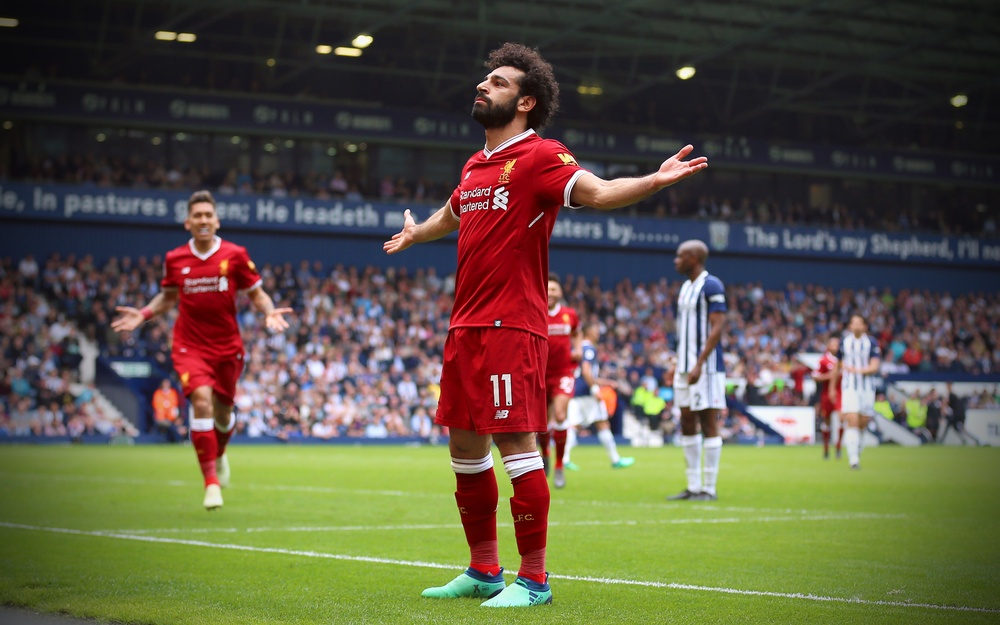
#> input picture images/salah.jpg, 1000 x 625 px, shrunk from 3840 x 2400 before the run
$ jupyter execute 13NegativeImage.ipynb
#> lines starting #> are read from the running program, lines starting #| are printed output that depends on the picture
[cell 1]
import cv2
import matplotlib.pyplot as plt
import os
import numpy as np

# Define the image path
image_path = os.path.join("../images", "salah.jpg")

# Load the image in BGR format (default in OpenCV)
image_bgr = cv2.imread(image_path)
#> image_bgr is the input picture: shape (625, 1000, 3); mean B, G, R 67.8, 86.5, 92.2

# Convert BGR to RGB for correct color visualization in Matplotlib
image_rgb = cv2.cvtColor(image_bgr, cv2.COLOR_BGR2RGB)

# Load the grayscale image
gray_image = cv2.imread(image_path, cv2.IMREAD_GRAYSCALE)
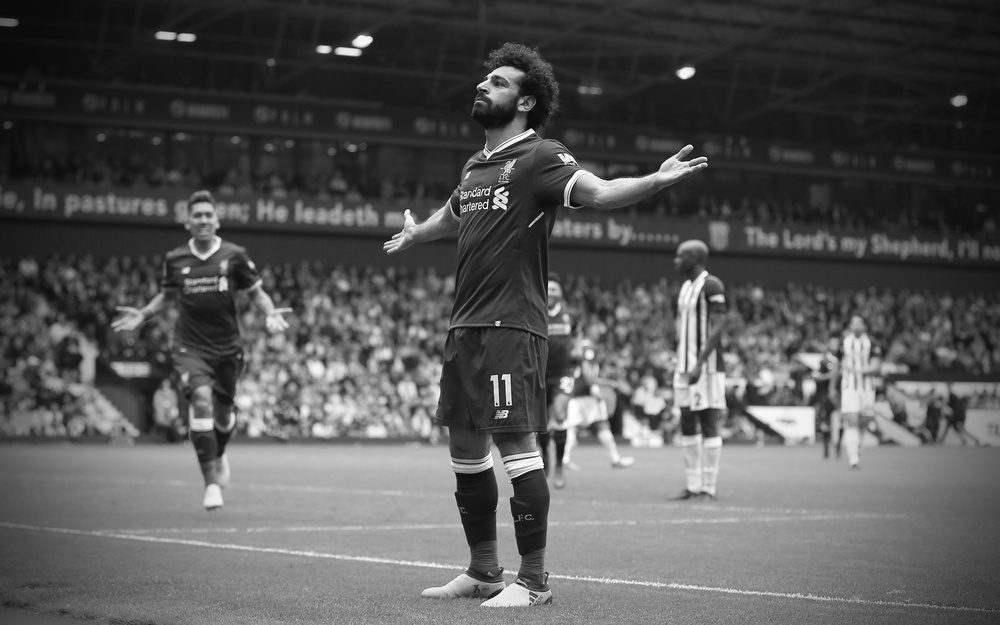
#> gray_image: shape (625, 1000); min 2, max 255, mean 86

# Function to display the image
def show_image(title, img, cmap=None):
    plt.figure(figsize=(6,6))
    plt.imshow(img, cmap=cmap)
    plt.title(title)
    plt.axis("off")
    plt.show()

# Display the image in RGB format
show_image("Original Image (RGB)", image_rgb)

[cell 2]
negative_image=255-gray_image
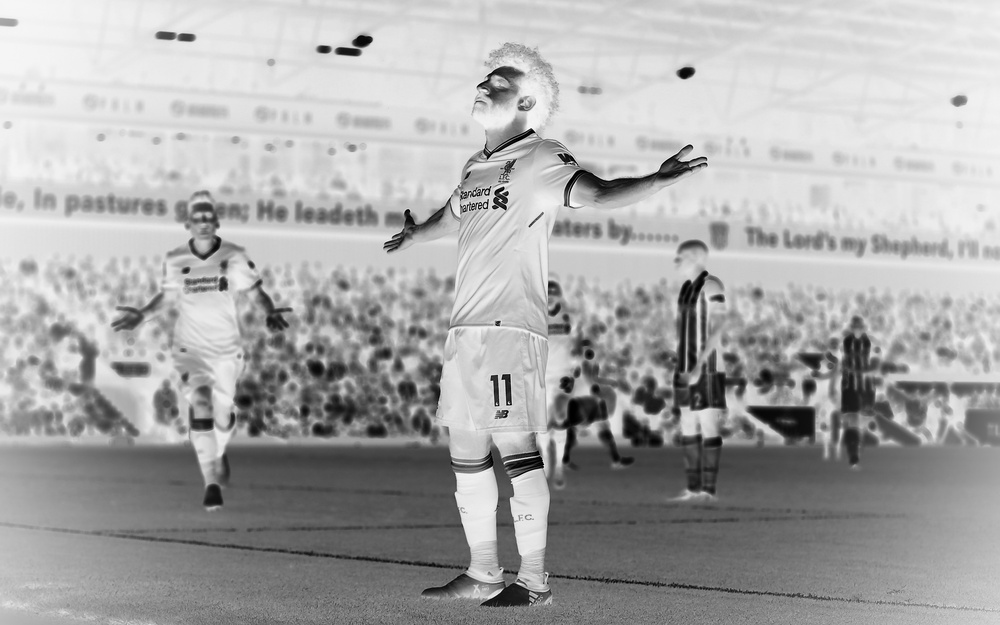
#> negative_image: shape (625, 1000); min 0, max 253, mean 169
show_image("Negative Image", negative_image)

$ run again, with images/AI-01.jpeg copied over images/salah.jpg
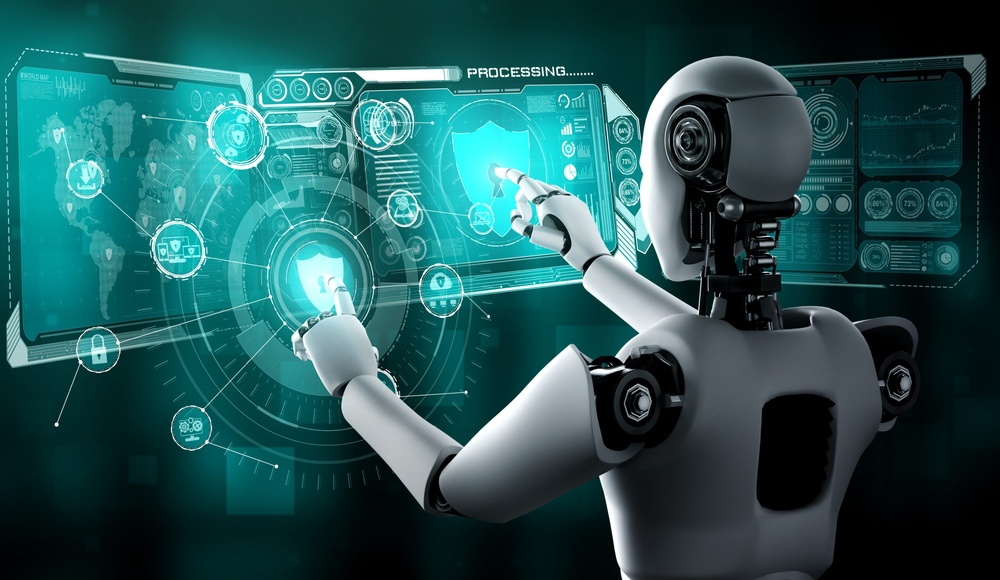
#> input picture images/AI-01.jpeg, 1000 x 580 px, shrunk from 2560 x 1486 before the run
#> image_bgr is the input picture: shape (580, 1000, 3); mean B, G, R 87, 85.7, 35.5
#> `gray_image = cv2.imread(image_path, cv2.IMREAD_GRAYSCALE)`:
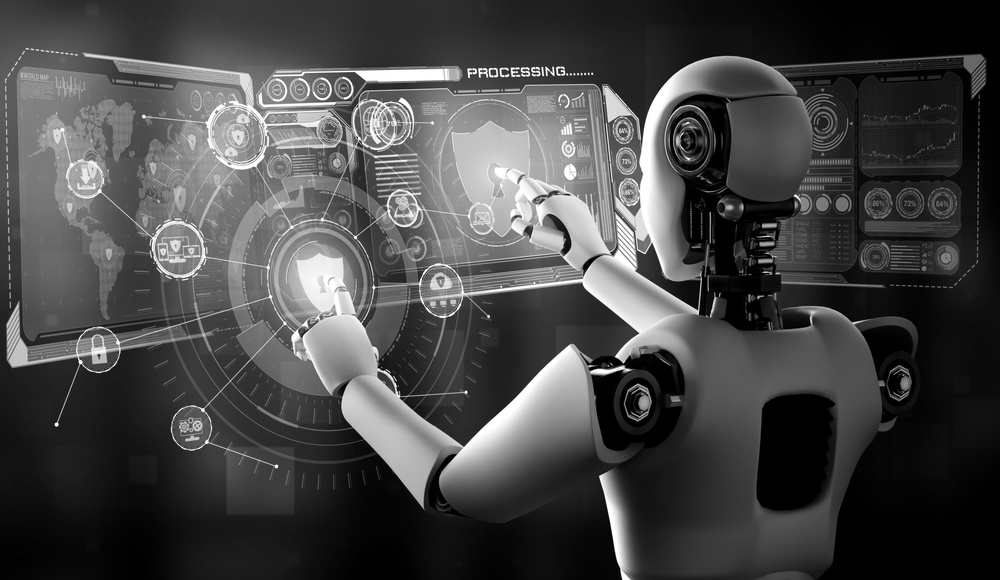
#> gray_image: shape (580, 1000); min 0, max 255, mean 70.8
#> `negative_image=255-gray_image`:
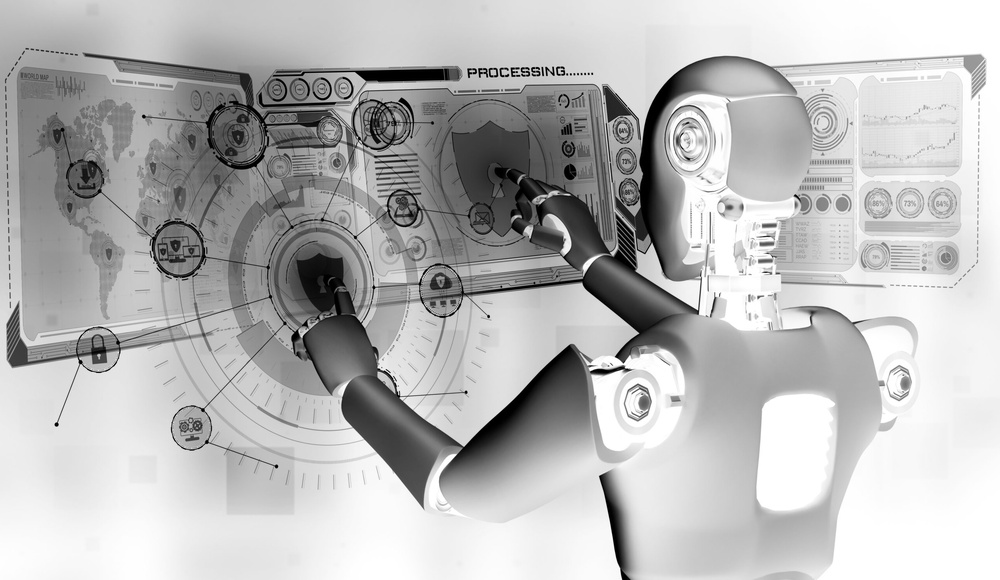
#> negative_image: shape (580, 1000); min 0, max 255, mean 184.2

$ run again, with images/AI-02.jpeg copied over images/salah.jpg
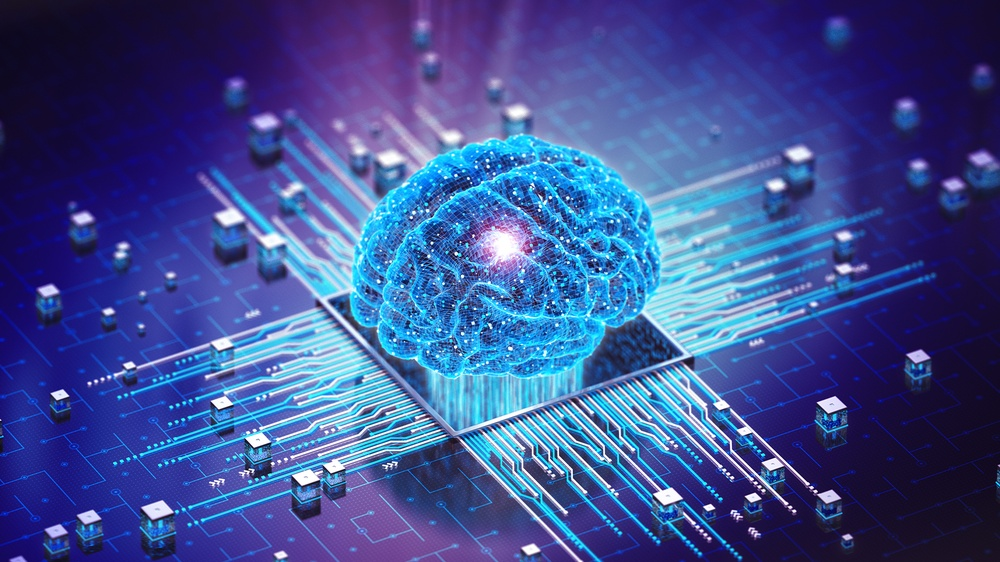
#> input picture images/AI-02.jpeg, 1000 x 562 px, shrunk from 1920 x 1080 before the run
#> image_bgr is the input picture: shape (562, 1000, 3); mean B, G, R 144.3, 78.7, 61.5
#> `gray_image = cv2.imread(image_path, cv2.IMREAD_GRAYSCALE)`:
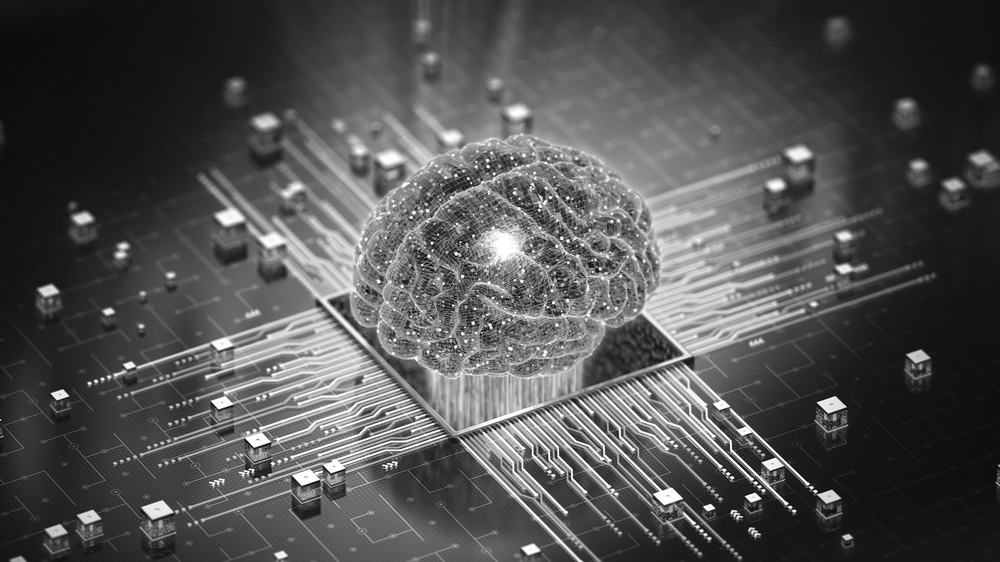
#> gray_image: shape (562, 1000); min 2, max 255, mean 81
#> `negative_image=255-gray_image`:
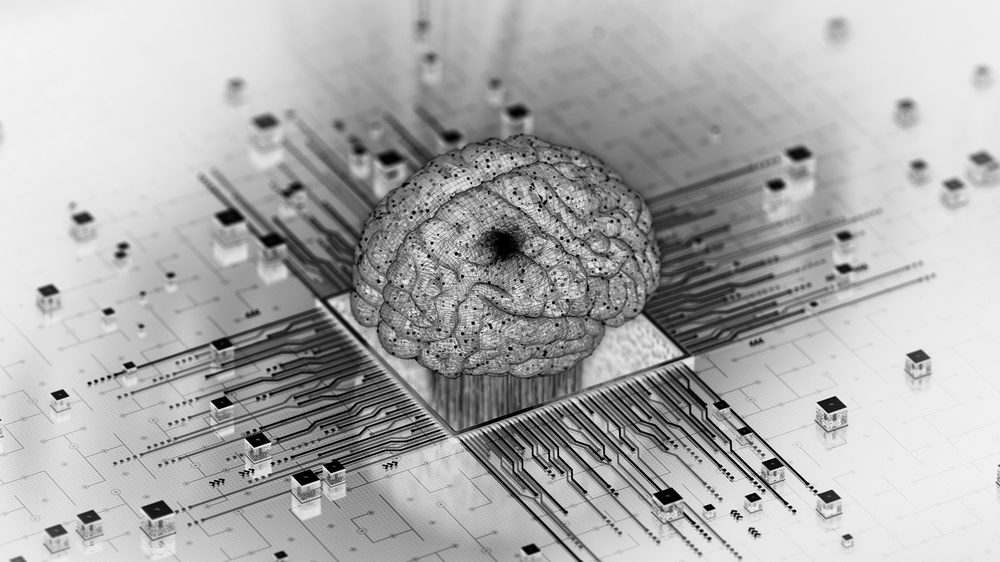
#> negative_image: shape (562, 1000); min 0, max 253, mean 174
